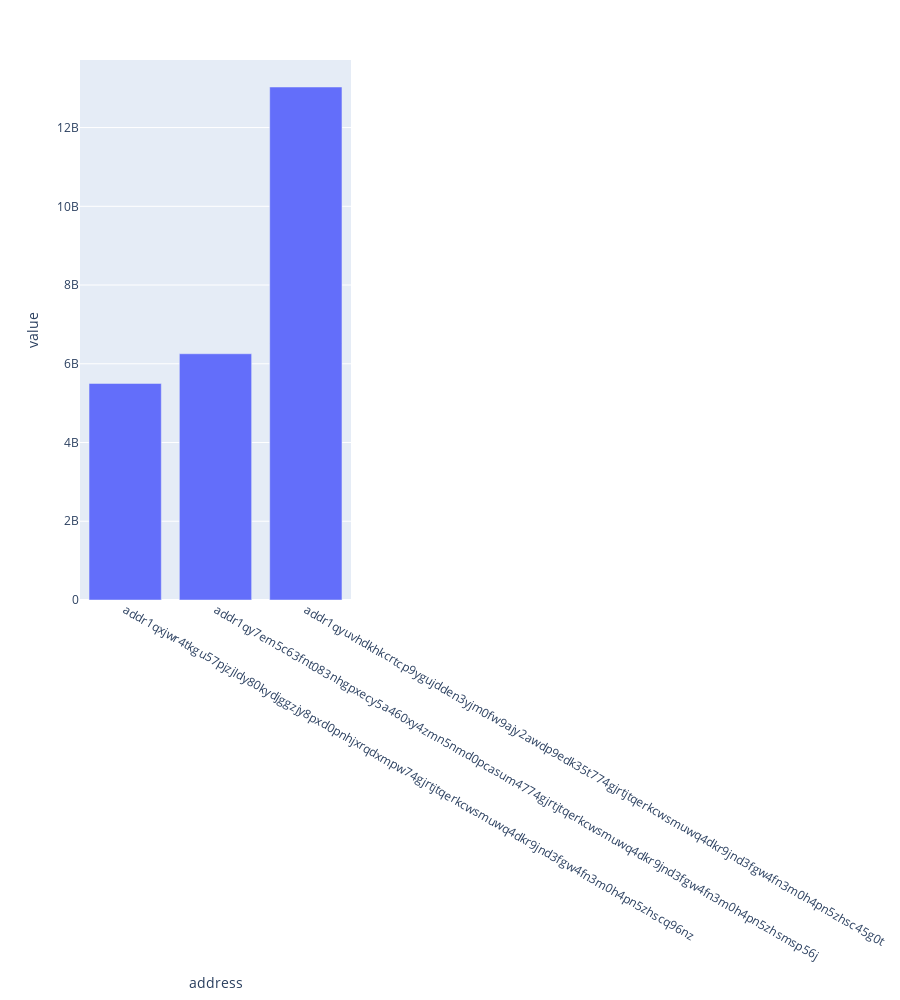

The code cell stored with this chart in its notebook:
### Code cell
gif.update_layout(height=1000)
gif.show()

### Figure 1 — Plotly figure (JSON) as saved in the notebook; plotly's stock layout.template omitted (floating-point values rounded to 4 significant figures)
{"data": [{"alignmentgroup": "True", "customdata": [["2c278e1797cac5b2bd8bb16ce4b612d57d27ef52317f35c9d0afae401e2f8bfa", 0, 8655569, 1681673623], ["d3f712ee5a86bf5f69b6c98a8be911de965ee6eb02a22eda32a283460ffcd04c", 0, 8655693, 1681676713], ["38027b2fac3f4b69b3465fbddbd9bbb1d2634581adae820573e424150b0bb9ef", 0, 8798568, 1684604219]], "hovertemplate": "address=%{x}<br>value=%{y}<br>tx_hash=%{customdata[0]}<br>tx_index=%{customdata[1]}<br>block_height=%{customdata[2]}<br>block_time=%{customdata[3]}<extra></extra>", "legendgroup": "", "marker": {"color": "#636efa", "pattern": {"shape": ""}}, "name": "", "offsetgroup": "", "orientation": "v", "showlegend": false, "textposition": "auto", "type": "bar", "x": ["addr1qxjwr4tkgu57pjzjldy80kydjggzjy8pxd0pnhjxrqdxmpw74gjrtjtqerkcwsmuwq4dkr9jnd3fgw4fn3m0h4pn5zhscq96nz", "addr1qy7em5c63fnt083nhgpxecy5a460xy4zmn5nmd0pcasum4774gjrtjtqerkcwsmuwq4dkr9jnd3fgw4fn3m0h4pn5zhsmsp56j", "addr1qyuvhdkhkcrtcp9ygujdden3yjm0fw9ajy2awdp9edk35t774gjrtjtqerkcwsmuwq4dkr9jnd3fgw4fn3m0h4pn5zhsc45g0t"], "xaxis": "x", "y": [5500550055, 6254936419, 13030341219], "yaxis": "y"}], "layout": {"barmode": "relative", "height": 1000, "legend": {"tracegroupgap": 0}, "margin": {"t": 60}, "xaxis": {"anchor": "y", "domain": [0, 1], "title": {"text": "address"}}, "yaxis": {"anchor": "x", "domain": [0, 1], "title": {"text": "value"}}}}
